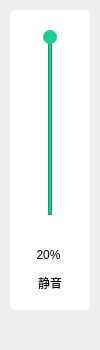
<?xml version="1.0" encoding="UTF-8"?>
<ui version="4.0">
 <class>VolumeTool</class>
 <widget class="QWidget" name="VolumeTool">
  <property name="geometry">
   <rect>
    <x>0</x>
    <y>0</y>
    <width>100</width>
    <height>350</height>
   </rect>
  </property>
  <property name="windowTitle">
   <string>Form</string>
  </property>
  <widget class="QWidget" name="volumeWidget" native="true">
   <property name="geometry">
    <rect>
     <x>10</x>
     <y>10</y>
     <width>80</width>
     <height>300</height>
    </rect>
   </property>
   <property name="styleSheet">
    <string notr="true">#volumeWidget
{ 
	background-color:#ffffff; 
	border-radius:5px; 
}</string>
   </property>
   <widget class="QPushButton" name="silenceBtn">
    <property name="geometry">
     <rect>
      <x>0</x>
      <y>260</y>
      <width>80</width>
      <height>26</height>
     </rect>
    </property>
    <property name="styleSheet">
     <string notr="true">#silenceBtn 
{ 
	border:none; 
} 
#silenceBtn:hover
{ 
	background-color:#F0F0F0; 
}</string>
    </property>
    <property name="text">
     <string>静音</string>
    </property>
   </widget>
   <widget class="QLabel" name="volumeRatioLabel">
    <property name="geometry">
     <rect>
      <x>25</x>
      <y>230</y>
      <width>27</width>
      <height>30</height>
     </rect>
    </property>
    <property name="minimumSize">
     <size>
      <width>0</width>
      <height>30</height>
     </size>
    </property>
    <property name="maximumSize">
     <size>
      <width>16777215</width>
      <height>30</height>
     </size>
    </property>
    <property name="text">
     <string>20%</string>
    </property>
    <property name="alignment">
     <set>Qt::AlignCenter</set>
    </property>
   </widget>
   <widget class="QWidget" name="sliderBox" native="true">
    <property name="geometry">
     <rect>
      <x>0</x>
      <y>0</y>
      <width>80</width>
      <height>225</height>
     </rect>
    </property>
    <property name="styleSheet">
     <string notr="true">#inSlider 
{ 
	background-color:#ECECEC; 
}
#outSlider 
{ 
	background-color:#1ECC94; 
}</string>
    </property>
    <widget class="QFrame" name="inSlider">
     <property name="geometry">
      <rect>
       <x>38</x>
       <y>25</y>
       <width>4</width>
       <height>180</height>
      </rect>
     </property>
     <property name="minimumSize">
      <size>
       <width>0</width>
       <height>0</height>
      </size>
     </property>
     <property name="maximumSize">
      <size>
       <width>16777215</width>
       <height>16777215</height>
      </size>
     </property>
     <property name="frameShape">
      <enum>QFrame::StyledPanel</enum>
     </property>
     <property name="frameShadow">
      <enum>QFrame::Raised</enum>
     </property>
    </widget>
    <widget class="QFrame" name="outSlider">
     <property name="geometry">
      <rect>
       <x>38</x>
       <y>25</y>
       <width>4</width>
       <height>180</height>
      </rect>
     </property>
     <property name="frameShape">
      <enum>QFrame::StyledPanel</enum>
     </property>
     <property name="frameShadow">
      <enum>QFrame::Raised</enum>
     </property>
    </widget>
    <widget class="QPushButton" name="sliderBtn">
     <property name="geometry">
      <rect>
       <x>33</x>
       <y>20</y>
       <width>14</width>
       <height>14</height>
      </rect>
     </property>
     <property name="minimumSize">
      <size>
       <width>14</width>
       <height>14</height>
      </size>
     </property>
     <property name="maximumSize">
      <size>
       <width>14</width>
       <height>14</height>
      </size>
     </property>
     <property name="styleSheet">
      <string notr="true">#sliderBtn
{
	background-color:#1ECC94;
	border-radius:7px;
}</string>
     </property>
     <property name="text">
      <string/>
     </property>
    </widget>
   </widget>
  </widget>
 </widget>
 <resources/>
 <connections/>
</ui>
